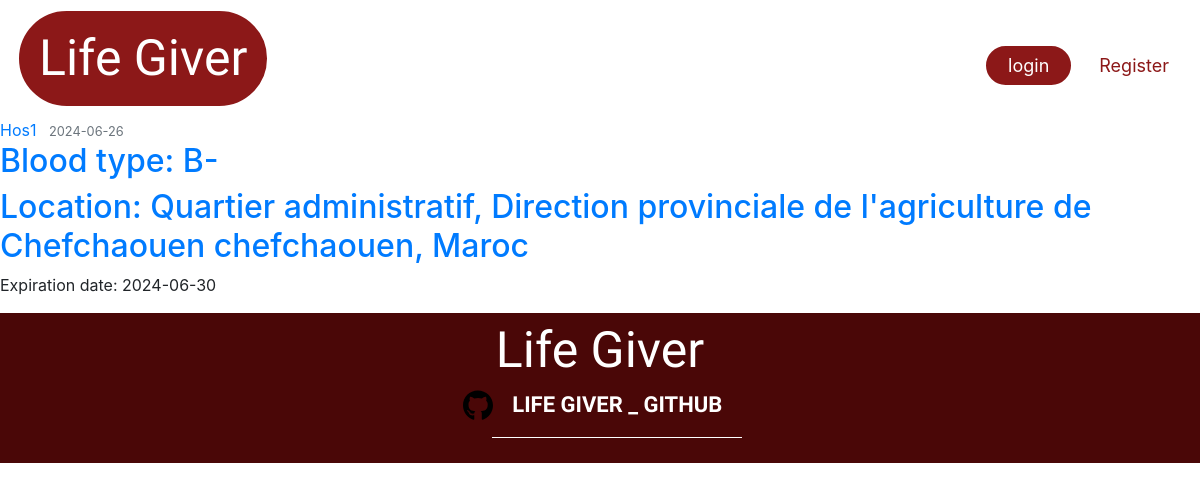
The page /urgent_don_request/1 on the database its author committed.
### Lifegiver_test/lifegiver/models.py (models this page shows, shortened)
class Hospital(db.Model, UserMixin):
    __tablename__ = 'hospital'
    id = db.Column(db.Integer, primary_key=True)
    name = db.Column(db.String(225), nullable=False)
    image_file = db.Column(db.String(20), nullable=False, default='default1.png')
    street = db.Column(db.String(500), nullable=True)
    city = db.Column(db.String(100), nullable=True)
    province = db.Column(db.String(100), nullable=True)
    zip_code = db.Column(db.String(45), nullable=True)
    country = db.Column(db.String(100), nullable=True)
    phone_number = db.Column(db.String(45), nullable=False)
    email = db.Column(db.String(125), unique=True, nullable=False)
    password = db.Column(db.String(60), nullable=False)
    barcode = db.Column(db.String(100), unique=True, nullable=False)
    lat = db.Column(db.Float, nullable=True)
    lng = db.Column(db.Float, nullable=True)
    hospital_donations = db.relationship('UserDonation', backref='hospital_donation', lazy=True)
    hospital_requests = db.relationship('DonationRequest', backref='hospital_request', lazy=True)
    urgent_requests = db.relationship('UrgentRequest', backref='hospital_urgent_request', lazy=True)

class UrgentRequest(db.Model):
    id = db.Column(db.Integer, primary_key=True)
    hospital_id = db.Column(db.Integer, db.ForeignKey('hospital.id'), nullable=False)
    blood_type = db.Column(db.Enum('O-', 'O+', 'A-', 'A+', 'B-', 'B+', 'AB-', 'AB+'), nullable=False)
    request_date = db.Column(db.DateTime, nullable=False, default=datetime.now)
    expiration_date = db.Column(db.DateTime, nullable=False, default=lambda: datetime.now() + timedelta(days=15))

### Lifegiver_test/lifegiver/route.py (the view)
@app.route('/urgent_don_request/<int:urgent_request_id>', methods=['POST', 'GET'], strict_slashes=False)
def urgent_don_request(urgent_request_id):
    urgent_don_request = UrgentRequest.query.get_or_404(urgent_request_id)
    return render_template('urgent_request_by_id.html', title='Urgent Request By ID page', request=urgent_don_request)

### Lifegiver_test/lifegiver/templates/urgent_request_by_id.html (shortened to what this page needs)
{% extends "layout.html" %}
{% block content %}
        <article class="media content-section">
          <div class="media-body">
            <div class="article-metadata">
              <a class="mr-2" href="{{ url_for('hospital_urgent_requests', name=request.hospital_urgent_request.name) }}">{{ request.hospital_urgent_request.name }}</a>
              <small class="text-muted">{{ request.request_date.strftime('%Y-%m-%d') }}</small>
            </div>
            <h2><a class="article-title" href="#">{{ 'Blood type: ' ~ request.blood_type }}</a></h2>
            <h2><a class="article-title" href="#">{{ 'Location: ' ~ request.hospital_urgent_request.street ~ ' ' ~ request.hospital_urgent_request.city ~ ', ' ~ request.hospital_urgent_request.country }}</a></h2>
            <p class="article-content">{{ 'Expiration date: ' ~ request.expiration_date.strftime('%Y-%m-%d') }}</p>
          </div>
        </article>
{% endblock content %}

### Lifegiver_test/lifegiver/static/css/loading.css (style rules this page uses)
:root { --border-width: 7px; }
* { margin: 0; padding: 0; }

### rows shown on the page
Hospital: hospital_urgent_request.name "Hos1", street+city+country "Location: Quartier administratif, Direction provinciale de l'agriculture de Chefchaouen chefchaouen, Maroc"
UrgentRequest: request_date "2024-06-26", blood_type "Blood type: B-", expiration_date "Expiration date: 2024-06-30"
